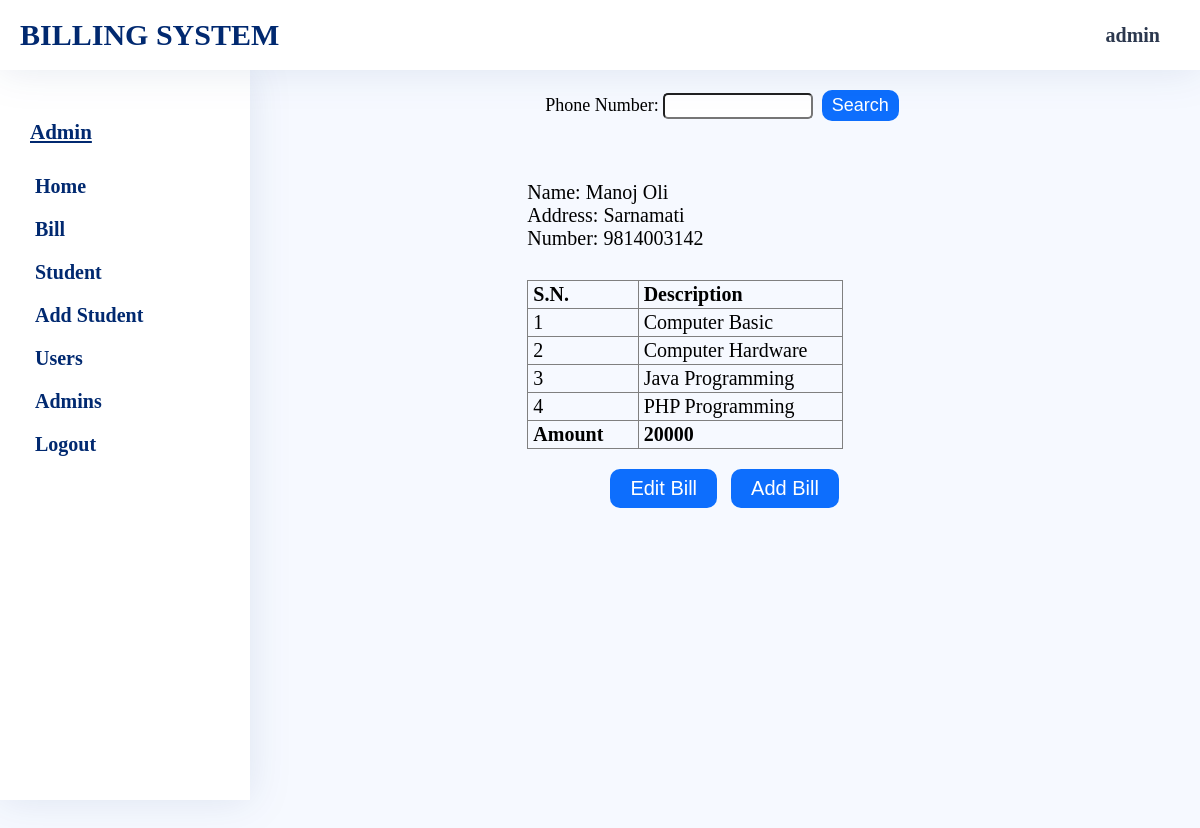
Screenshot of /admin/student-bill.php?phone=9814003142 (signed in) with the database file from the repository.
### tables this page shows
CREATE TABLE `StudentInfo` (
  `phone` varchar(15) NOT NULL,
  `name` varchar(50) NOT NULL,
  `address` varchar(50) NOT NULL,
  `email` varchar(30) DEFAULT NULL,
  `gender` varchar(10) NOT NULL,
  `parentname` varchar(50) NOT NULL
);

CREATE TABLE `BillInfo` (
  `phone` varchar(15) NOT NULL,
  `description` varchar(1000) NOT NULL,
  `amount` decimal(10,2) NOT NULL
);

### admin/student-bill.php (the view, shortened to what this page needs)
<?php
    include "head.php";
?>
    <link rel="stylesheet" href="../assets/css/common-style.css">
    <link rel="stylesheet" href="../assets/css/student-bill.css">
<?php
    include_once "sidebar.php";
?>
        <section class="main-container">
            <div class="search-option">
                <form method="POST">
                    <label for="phone">Phone Number:</label>
                    <input type="text" name="phone" id="phone" pattern="[0-9]{10}" required />
                    <button type="submit" name='search'>Search</button>
                </form>
            </div>
                    <?php
                                if($_SERVER['REQUEST_METHOD']=='POST' || $_SERVER['REQUEST_METHOD']=='GET'){
                                    if($_SERVER['REQUEST_METHOD']=='GET'){
                                        if(isset($_GET["phone"])){
                                            $phone=trim($_GET["phone"]);
                                        }else{
                                            $phone=null;
                                        }
                                    }
                                    $read="SELECT * FROM StudentInfo, BillInfo WHERE StudentInfo.phone = BillInfo.phone AND StudentInfo.phone ='$phone';";
                                    if($result=$con->query($read)){
                                        if($result->num_rows>0){
                                            $desctemp="";
                                            $amount=null;
                                            while($row=$result->fetch_assoc()){
                                                $name=$row["name"];
                                                $address=$row["address"];
                                                $phone=$row['phone'];
                                                $desctemp=$desctemp.$row["description"]."|";
                                                $amount+=(int)$row["amount"];
                                            }
                                            $desc=explode("|",$desctemp);
                                            $disp1=' <div class="userinfo-container">
                                            <div class="userinfo-wrapper">
                                                            <div class="userinfo">
                                                            <p>Name: '.$name.'</p>
                                                            <p>Address: '.$address.'</p>
                                                            <p>Number: '.$phone.'</p>
                                                        </div>
                                                        <div class="billinfo">
                                                            <table border="1">
                                                                <tr>
                                                                    <th>S.N.</th>
                                                                    <th>Description</th>
                                                                </tr>';
                                                $counter=0;
                                                $rows="";
                                                    foreach($desc as $value){
                                                        if (!empty($value)){
                                                            $counter++;
                                                            $rows = $rows. '<tr><td>'.$counter.'</td><td>'.$value.'</td></tr>';
                                                        }
                                                    }
                                                $disp2=$rows.'<tr><td><strong>Amount</strong></td><td><strong>'.$amount.'</strong></td></tr>';
                                                $disp3='</table>
                                                        </div>
                                                        </div>
                                                        <div class="btn">
                                                            <button><a href="edit-bill.php?phone='.$phone.'">Edit Bill</a></button>
                                                            <button><a href="studentbillform.php?phone='.$phone.'">Add Bill</a></button>
                                                            </div>
                                                        </div>';
                                                echo $disp1."".$disp2."".$disp3;
                                    }
                                }
                                }
                            ?>
        </section>
    </main>
</body>
</html>

### assets/css/common-style.css (style rules this page uses)
* { margin: 0; padding: 0; box-sizing: border-box; }
body { background-color: #f6f9ff; }
.main-container { min-height: 100vh; margin: 70px 0 0 260px; padding: 20px; }

### assets/css/student-bill.css (style rules this page uses)
.main-container { width: 100%; }
.search-option { display: flex; justify-content: center; align-items: center; width: 100%; }
.search-option form label { font-size: 18px; }
.search-option form input { font-size: 16px; padding: 2px 5px; width: 150px; border-radius: 5px; outline: none; }
.search-option form button { margin: 0 5px; background: #0d6efd; color:#fff; font-size: 18px; font-weight: 400; padding: 5px 10px; border-radius: 10px; cursor: pointer; border: none; }
.userinfo-container { display: flex; justify-content: center; align-items: center; flex-direction: column; gap: 50; width: 100%; padding: 50px; text-align: left; }
.userinfo-wrapper { width: 50%; }
.userinfo { margin: 10px 0; }
.userinfo p { font-size: 20px; text-align: left; }
.billinfo { width: 80%; padding: 20px 0; }
.billinfo table { border-collapse: collapse; width: 100%; }
.billinfo table tr td,th { padding: 2px 5px; font-size: 20px; }
.billinfo table td:first-child { width: 50px; }
.billinfo table td:last-child { width: 150px; }
.btn button { margin: 0 5px; background: #0d6efd; font-size: 20px; font-weight: 400; padding: 8px 20px; border-radius: 10px; cursor: pointer; border: none; }
.btn button a { text-decoration: none; color:#fff; }

### rows the page displays
studentinfo: name "Manoj Oli", address "Sarnamati"
billinfo: phone "9814003142"

### other values shown
$_SESSION['adminname'] "admin"
$value "Computer Basic Computer Hardware Java Programming PHP Programming"
$amount "20000"
